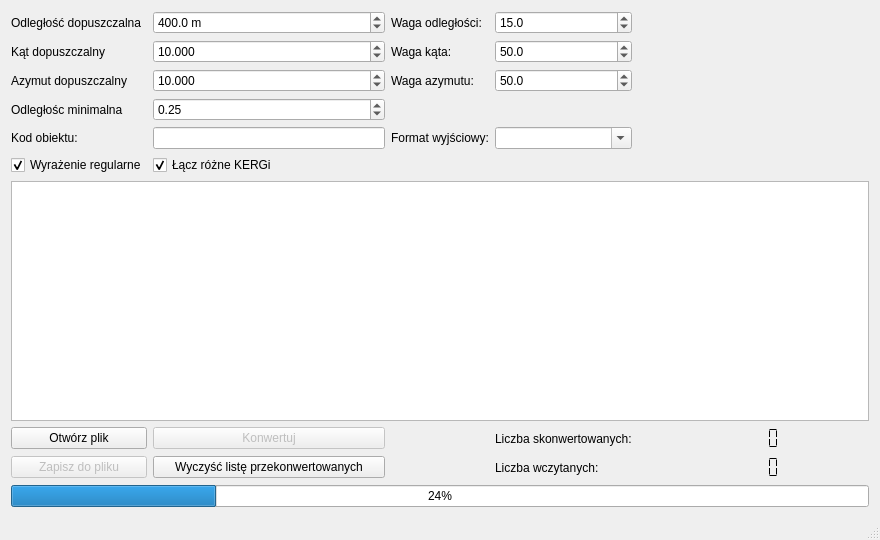
<?xml version="1.0" encoding="UTF-8"?>
<ui version="4.0">
 <class>MainWindow</class>
 <widget class="QMainWindow" name="MainWindow">
  <property name="geometry">
   <rect>
    <x>0</x>
    <y>0</y>
    <width>880</width>
    <height>540</height>
   </rect>
  </property>
  <property name="windowTitle">
   <string>Konwerter</string>
  </property>
  <widget class="QWidget" name="CentralWidget">
   <layout class="QGridLayout" name="gridLayout">
    <item row="2" column="2">
     <widget class="QLabel" name="label_5">
      <property name="text">
       <string>Waga azymutu:</string>
      </property>
     </widget>
    </item>
    <item row="1" column="0">
     <widget class="QLabel" name="label_2">
      <property name="text">
       <string>Kąt dopuszczalny</string>
      </property>
     </widget>
    </item>
    <item row="5" column="0">
     <widget class="QCheckBox" name="CheckBoxRegExp">
      <property name="text">
       <string>Wyrażenie regularne</string>
      </property>
      <property name="checked">
       <bool>true</bool>
      </property>
     </widget>
    </item>
    <item row="8" column="4">
     <widget class="QLCDNumber" name="LcdPNumber">
      <property name="frameShape">
       <enum>QFrame::NoFrame</enum>
      </property>
      <property name="segmentStyle">
       <enum>QLCDNumber::Flat</enum>
      </property>
     </widget>
    </item>
    <item row="1" column="3">
     <widget class="QDoubleSpinBox" name="SpinBoxWagaKat">
      <property name="toolTip">
       <string>Współczynnik wagi kąta</string>
      </property>
      <property name="decimals">
       <number>1</number>
      </property>
      <property name="maximum">
       <double>100.000000000000000</double>
      </property>
      <property name="value">
       <double>50.000000000000000</double>
      </property>
     </widget>
    </item>
    <item row="0" column="2">
     <widget class="QLabel" name="label_4">
      <property name="text">
       <string>Waga odległości:</string>
      </property>
     </widget>
    </item>
    <item row="2" column="1">
     <widget class="QDoubleSpinBox" name="SpinBoxAzy">
      <property name="toolTip">
       <string>Dopuszczalna różnica między A1 policzonym ze współrzednych, a podanym w pliku wejściowym</string>
      </property>
      <property name="decimals">
       <number>3</number>
      </property>
      <property name="maximum">
       <double>360.000000000000000</double>
      </property>
      <property name="value">
       <double>10.000000000000000</double>
      </property>
     </widget>
    </item>
    <item row="0" column="1">
     <widget class="QDoubleSpinBox" name="SpinBoxOdl">
      <property name="toolTip">
       <string>Maksymalna wartość odległości, która pozwala na dopasowanie punktów</string>
      </property>
      <property name="suffix">
       <string> m</string>
      </property>
      <property name="decimals">
       <number>1</number>
      </property>
      <property name="maximum">
       <double>1000.000000000000000</double>
      </property>
      <property name="value">
       <double>400.000000000000000</double>
      </property>
     </widget>
    </item>
    <item row="1" column="1">
     <widget class="QDoubleSpinBox" name="SpinBoxKat">
      <property name="toolTip">
       <string>Maksymalna rożnica kątów pomiędzy azymutami dwóch punktów liczona ze zworu: |A1-A2|-180</string>
      </property>
      <property name="suffix">
       <string/>
      </property>
      <property name="decimals">
       <number>3</number>
      </property>
      <property name="maximum">
       <double>360.000000000000000</double>
      </property>
      <property name="value">
       <double>10.000000000000000</double>
      </property>
     </widget>
    </item>
    <item row="8" column="1">
     <widget class="QPushButton" name="ButtonWyczysc">
      <property name="text">
       <string>Wyczyść listę przekonwertowanych</string>
      </property>
     </widget>
    </item>
    <item row="8" column="0">
     <widget class="QPushButton" name="ButtonZapisz">
      <property name="enabled">
       <bool>false</bool>
      </property>
      <property name="text">
       <string>Zapisz do pliku</string>
      </property>
     </widget>
    </item>
    <item row="1" column="2">
     <widget class="QLabel" name="label_3">
      <property name="text">
       <string>Waga kąta:</string>
      </property>
     </widget>
    </item>
    <item row="7" column="4">
     <widget class="QLCDNumber" name="LcdKNumber">
      <property name="frameShape">
       <enum>QFrame::NoFrame</enum>
      </property>
      <property name="digitCount">
       <number>5</number>
      </property>
      <property name="segmentStyle">
       <enum>QLCDNumber::Flat</enum>
      </property>
     </widget>
    </item>
    <item row="7" column="3">
     <widget class="QLabel" name="label_8">
      <property name="text">
       <string>Liczba skonwertowanych:</string>
      </property>
     </widget>
    </item>
    <item row="0" column="0">
     <widget class="QLabel" name="label">
      <property name="text">
       <string>Odległość dopuszczalna</string>
      </property>
     </widget>
    </item>
    <item row="0" column="3">
     <widget class="QDoubleSpinBox" name="SpinBoxWagaOdl">
      <property name="toolTip">
       <string>Współczynnik wagi odległości dopuszczalnej</string>
      </property>
      <property name="decimals">
       <number>1</number>
      </property>
      <property name="maximum">
       <double>100.000000000000000</double>
      </property>
      <property name="value">
       <double>15.000000000000000</double>
      </property>
     </widget>
    </item>
    <item row="3" column="0">
     <widget class="QLabel" name="label_11">
      <property name="text">
       <string>Odległośc minimalna</string>
      </property>
     </widget>
    </item>
    <item row="7" column="1">
     <widget class="QPushButton" name="ButtonKonwertuj">
      <property name="enabled">
       <bool>false</bool>
      </property>
      <property name="text">
       <string>Konwertuj</string>
      </property>
     </widget>
    </item>
    <item row="4" column="2">
     <widget class="QLabel" name="label_10">
      <property name="text">
       <string>Format wyjściowy:</string>
      </property>
     </widget>
    </item>
    <item row="2" column="0">
     <widget class="QLabel" name="label_6">
      <property name="text">
       <string>Azymut dopuszczalny</string>
      </property>
     </widget>
    </item>
    <item row="4" column="0">
     <widget class="QLabel" name="label_7">
      <property name="frameShape">
       <enum>QFrame::NoFrame</enum>
      </property>
      <property name="text">
       <string>Kod obiektu:</string>
      </property>
     </widget>
    </item>
    <item row="2" column="3">
     <widget class="QDoubleSpinBox" name="SpinBoxWagaAzy">
      <property name="toolTip">
       <string>Współczynnik wagi azymutu</string>
      </property>
      <property name="decimals">
       <number>1</number>
      </property>
      <property name="maximum">
       <double>100.000000000000000</double>
      </property>
      <property name="value">
       <double>50.000000000000000</double>
      </property>
     </widget>
    </item>
    <item row="4" column="3">
     <widget class="QComboBox" name="ComboBox">
      <property name="toolTip">
       <string>Format wyjściowy pliku: dostępne zmienne $x1, $x2, $y1,  $y2</string>
      </property>
      <property name="editable">
       <bool>true</bool>
      </property>
     </widget>
    </item>
    <item row="7" column="0">
     <widget class="QPushButton" name="ButtonOtworz">
      <property name="text">
       <string>Otwórz plik</string>
      </property>
     </widget>
    </item>
    <item row="6" column="0" colspan="5">
     <widget class="QTableWidget" name="Table"/>
    </item>
    <item row="5" column="1">
     <widget class="QCheckBox" name="ChecBoxKerg">
      <property name="text">
       <string>Łącz różne KERGi</string>
      </property>
      <property name="checked">
       <bool>true</bool>
      </property>
     </widget>
    </item>
    <item row="4" column="1">
     <widget class="QLineEdit" name="KodEdit">
      <property name="toolTip">
       <string>Filtr pozwalający na przetwarzanie obiektów o podanych kodzie obiektu</string>
      </property>
     </widget>
    </item>
    <item row="0" column="4">
     <spacer name="horizontalSpacer">
      <property name="orientation">
       <enum>Qt::Horizontal</enum>
      </property>
      <property name="sizeHint" stdset="0">
       <size>
        <width>40</width>
        <height>20</height>
       </size>
      </property>
     </spacer>
    </item>
    <item row="8" column="3">
     <widget class="QLabel" name="label_9">
      <property name="text">
       <string>Liczba wczytanych:</string>
      </property>
     </widget>
    </item>
    <item row="3" column="1">
     <widget class="QDoubleSpinBox" name="SpinBoxOdlMin">
      <property name="toolTip">
       <string>Minimalna odległość między punktami</string>
      </property>
      <property name="singleStep">
       <double>0.250000000000000</double>
      </property>
      <property name="value">
       <double>0.250000000000000</double>
      </property>
     </widget>
    </item>
    <item row="9" column="0" colspan="5">
     <widget class="QProgressBar" name="ProgressBar">
      <property name="enabled">
       <bool>true</bool>
      </property>
      <property name="value">
       <number>24</number>
      </property>
      <property name="textVisible">
       <bool>true</bool>
      </property>
     </widget>
    </item>
   </layout>
   <zorder>label_2</zorder>
   <zorder>label</zorder>
   <zorder>SpinBoxOdl</zorder>
   <zorder>SpinBoxKat</zorder>
   <zorder>ButtonOtworz</zorder>
   <zorder>label_7</zorder>
   <zorder>KodEdit</zorder>
   <zorder>label_4</zorder>
   <zorder>label_3</zorder>
   <zorder>label_6</zorder>
   <zorder>SpinBoxAzy</zorder>
   <zorder>SpinBoxWagaAzy</zorder>
   <zorder>label_5</zorder>
   <zorder>ButtonZapisz</zorder>
   <zorder>ButtonKonwertuj</zorder>
   <zorder>ButtonWyczysc</zorder>
   <zorder>label_8</zorder>
   <zorder>LcdKNumber</zorder>
   <zorder>label_9</zorder>
   <zorder>LcdPNumber</zorder>
   <zorder>ComboBox</zorder>
   <zorder>label_10</zorder>
   <zorder>CheckBoxRegExp</zorder>
   <zorder>ChecBoxKerg</zorder>
   <zorder>label_11</zorder>
   <zorder>SpinBoxOdlMin</zorder>
   <zorder>SpinBoxWagaOdl</zorder>
   <zorder>SpinBoxWagaKat</zorder>
   <zorder>horizontalSpacer</zorder>
   <zorder>Table</zorder>
   <zorder>ProgressBar</zorder>
  </widget>
  <widget class="QMenuBar" name="MenuBar">
   <property name="geometry">
    <rect>
     <x>0</x>
     <y>0</y>
     <width>880</width>
     <height>18</height>
    </rect>
   </property>
  </widget>
  <widget class="QStatusBar" name="StatusBar"/>
 </widget>
 <layoutdefault spacing="6" margin="11"/>
 <tabstops>
  <tabstop>SpinBoxOdl</tabstop>
  <tabstop>SpinBoxKat</tabstop>
  <tabstop>SpinBoxAzy</tabstop>
  <tabstop>SpinBoxWagaAzy</tabstop>
  <tabstop>KodEdit</tabstop>
  <tabstop>ButtonOtworz</tabstop>
  <tabstop>ButtonKonwertuj</tabstop>
  <tabstop>ButtonZapisz</tabstop>
  <tabstop>ButtonWyczysc</tabstop>
 </tabstops>
 <resources/>
 <connections>
  <connection>
   <sender>ButtonOtworz</sender>
   <signal>clicked()</signal>
   <receiver>MainWindow</receiver>
   <slot>onButtonOtworz()</slot>
   <hints>
    <hint type="sourcelabel">
     <x>126</x>
     <y>471</y>
    </hint>
    <hint type="destinationlabel">
     <x>730</x>
     <y>185</y>
    </hint>
   </hints>
  </connection>
  <connection>
   <sender>ButtonKonwertuj</sender>
   <signal>clicked()</signal>
   <receiver>MainWindow</receiver>
   <slot>onButtonKonwertuj()</slot>
   <hints>
    <hint type="sourcelabel">
     <x>200</x>
     <y>458</y>
    </hint>
    <hint type="destinationlabel">
     <x>342</x>
     <y>468</y>
    </hint>
   </hints>
  </connection>
  <connection>
   <sender>ButtonZapisz</sender>
   <signal>clicked()</signal>
   <receiver>MainWindow</receiver>
   <slot>onButtonZapisz()</slot>
   <hints>
    <hint type="sourcelabel">
     <x>433</x>
     <y>456</y>
    </hint>
    <hint type="destinationlabel">
     <x>579</x>
     <y>459</y>
    </hint>
   </hints>
  </connection>
 </connections>
 <slots>
  <slot>onButtonOtworz()</slot>
  <slot>onButtonKonwertuj()</slot>
  <slot>onButtonZapisz()</slot>
 </slots>
</ui>
